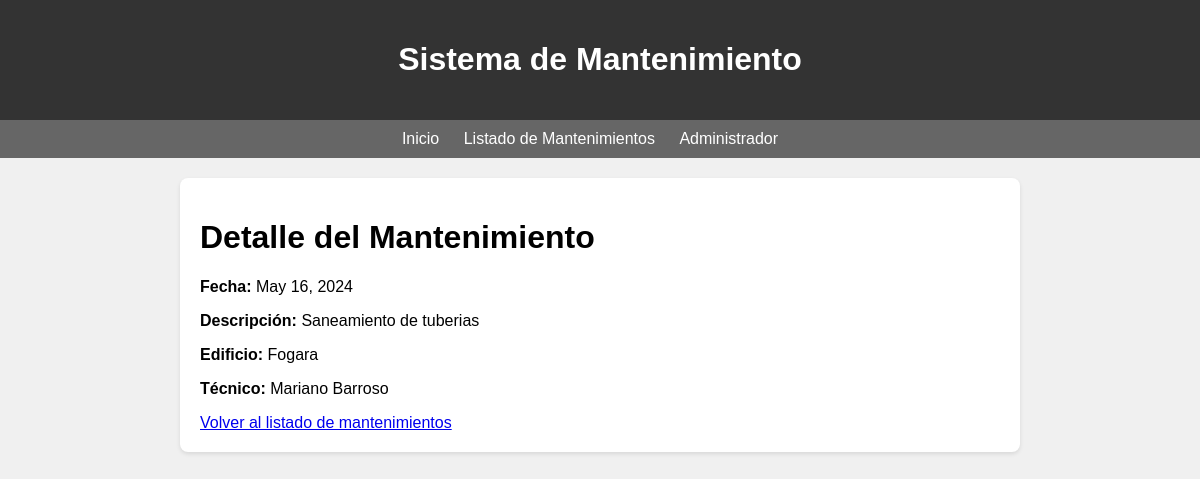
Page /mantenimientos/1/ on the committed database.
### mantenimiento/models.py (models this page shows, shortened)
class Mantenimiento(models.Model):
    fecha = models.DateField()
    descripcion = models.TextField(max_length=150)
    edificio = models.ForeignKey(Edificio, on_delete=models.CASCADE)
    tecnico = models.ForeignKey(Tecnico, on_delete=models.CASCADE)

class Edificio(models.Model):
    nombre = models.TextField(max_length=50)
    direccion = models.TextField(max_length=150)
    contacto = models.EmailField(max_length=100)
    def __str__(self):
        return self.nombre

class Tecnico(models.Model):
    nombre = models.TextField(max_length=50)
    especialidad = models.TextField(max_length=150)
    contacto = models.EmailField(max_length=100)
    def __str__(self):
        return self.nombre

### mantenimiento/views.py (the view)
# urls.py: path('mantenimientos/<int:mantenimiento_id>/', views.detalle_mantenimiento, name='detalle_mantenimiento'),
def detalle_mantenimiento(request, mantenimiento_id):
    mantenimiento = Mantenimiento.objects.get(pk=mantenimiento_id)
    return render(request, 'mantenimiento/detalle_mantenimiento.html', {'mantenimiento': mantenimiento})

### mantenimiento/templates/mantenimiento/detalle_mantenimiento.html (shortened to what this page needs)
<!DOCTYPE html>
<html lang="en">
<head>
</head>
<body>
    {% extends 'mantenimiento/base.html' %}
    {% block content %}
    <h1>Detalle del Mantenimiento</h1>
    <p><strong>Fecha:</strong> {{ mantenimiento.fecha }}</p>
    <p><strong>Descripción:</strong> {{ mantenimiento.descripcion }}</p>
    <p><strong>Edificio:</strong> {{ mantenimiento.edificio }}</p>
    <p><strong>Técnico:</strong> {{ mantenimiento.tecnico }}</p>
    <a href="{% url 'lista_mantenimientos' %}">Volver al listado de mantenimientos</a>
    {% endblock %}

### mantenimiento/templates/mantenimiento/base.html (style rules this page uses)
body { font-family: Arial, sans-serif; margin: 0; padding: 0; background-color: #f0f0f0; }

### rows in the picture
Mantenimiento: fecha "May 16, 2024", descripcion "Saneamiento de tuberias", edificio "Fogara", tecnico "Mariano Barroso"
